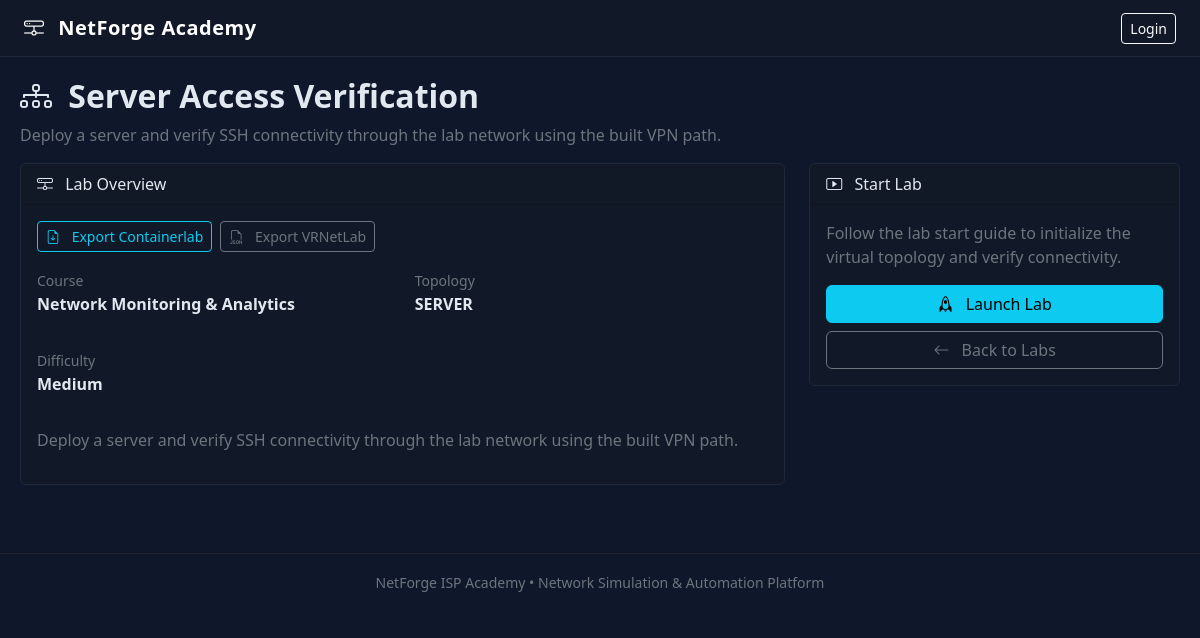
The page /labs/3/ on the database its author committed.
### academy/models.py (models this page shows, shortened)
class Lab(models.Model):
    course = models.ForeignKey(Course, on_delete=models.CASCADE, related_name='labs')
    title = models.CharField(max_length=200)
    description = models.TextField()
    topology_type = models.CharField(max_length=100, default="nokia_single")
    difficulty = models.CharField(max_length=20, choices=[
        ('easy', 'Easy'), ('medium', 'Medium'), ('hard', 'Hard')
    ])
    estimated_time = models.IntegerField(default=30)  # minutes

class Course(models.Model):
    title = models.CharField(max_length=200)
    description = models.TextField()
    level = models.CharField(max_length=50, choices=[
        ('beginner', 'Beginner'),
        ('intermediate', 'Intermediate'),
        ('advanced', 'Advanced'),
        ('isp', 'ISP Level')
    ])
    duration_hours = models.IntegerField(default=10)
    price = models.IntegerField(default=0)  # in KSh
    is_active = models.BooleanField(default=True)
    created_at = models.DateTimeField(auto_now_add=True)

### labs/views.py (the view, shortened to what this page needs)
# urls.py: path('<int:lab_id>/', views.lab_detail, name='detail'),
def lab_detail(request, lab_id):
    lab = get_object_or_404(Lab, id=lab_id)
    vpn_lab = lab.topology_type == 'vpn'
    ssh_endpoints = []
    return render(request, 'labs/detail.html', {
        'lab': lab,
        'vpn_lab': vpn_lab,
        'ssh_endpoints': ssh_endpoints,
        'openvpn_server_config': build_openvpn_server_config(lab) if vpn_lab else None,
        'openvpn_client_config': build_openvpn_client_config(lab) if vpn_lab else None,
    })

### templates/labs/detail.html (shortened to what this page needs)
{% extends 'base.html' %}
{% block header %}
<h2 class="fw-bold">
    <i class="bi bi-diagram-3 me-2"></i> {{ lab.title }}
</h2>
<p class="text-secondary">
    {{ lab.description }}
</p>
{% endblock %}
{% block content %}
<div class="row g-4">
    <div class="col-lg-8">
        <div class="card mb-4">
            <div class="card-header">
                <i class="bi bi-hdd-network me-2"></i> Lab Overview
            </div>
            <div class="card-body">
                <div class="mb-3 d-flex gap-2 flex-wrap">
                    <a href="{% url 'labs:export_containerlab' lab.id %}" class="btn btn-outline-info btn-sm">
                        <i class="bi bi-file-earmark-arrow-down me-2"></i> Export Containerlab
                    </a>
                    <a href="{% url 'labs:export_vrnetlab' lab.id %}" class="btn btn-outline-secondary btn-sm">
                        <i class="bi bi-filetype-json me-2"></i> Export VRNetLab
                    </a>
                </div>
                <div class="row">
                    <div class="col-md-6 mb-3">
                        <small class="text-secondary">Course</small>
                        <p class="fw-bold">{{ lab.course.title }}</p>
                    </div>
                    <div class="col-md-6 mb-3">
                        <small class="text-secondary">Topology</small>
                        <p class="fw-bold">{{ lab.topology_type|upper }}</p>
                    </div>
                    <div class="col-md-6 mb-3">
                        <small class="text-secondary">Difficulty</small>
                        <p class="fw-bold">{{ lab.get_difficulty_display }}</p>
                    </div>
                </div>
                <p class="text-secondary">{{ lab.description }}</p>
            </div>
        </div>
    </div>
    <div class="col-lg-4">
        <div class="card mb-4 sticky-top" style="top: 20px;">
            <div class="card-header">
                <i class="bi bi-play-btn me-2"></i> Start Lab
            </div>
            <div class="card-body">
                <p class="text-secondary mb-3">
                    Follow the lab start guide to initialize the virtual topology and verify connectivity.
                </p>
                <a href="{% url 'labs:start' lab.id %}" class="btn btn-info w-100 mb-2">
                    <i class="bi bi-rocket me-2"></i> Launch Lab
                </a>
                <a href="{% url 'labs:list' %}" class="btn btn-outline-secondary w-100">
                    <i class="bi bi-arrow-left me-2"></i> Back to Labs
                </a>
            </div>
        </div>
    </div>
</div>
{% endblock %}

### templates/base.html (style rules this page uses)
body { background-color: #0f172a; color: #e2e8f0; }
.card { background: #111827; border: 1px solid #1f2937; color: #e2e8f0; }

### rows shown on the page
Lab: title "Server Access Verification", description "Deploy a server and verify SSH connectivity through the lab network using the built VPN path.", course "Network Monitoring & Analytics", topology_type "SERVER", difficulty "Medium"
